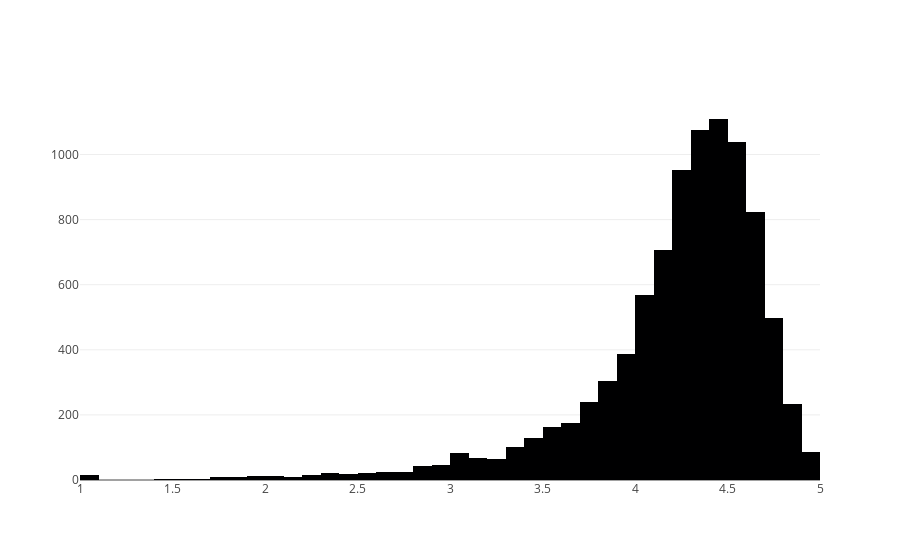

The code cell stored with this chart in its notebook:
### Code cell
data = [go.Histogram(
        x = df.Rating,
        xbins = {'start': 1, 'size': 0.1, 'end' :5}
)]

print('Average app rating = ', np.mean(df['Rating']))
plotly.offline.iplot(data, filename='overall_rating_distribution')

### Figure 1 — Plotly figure (JSON) as saved in the notebook; plotly's stock layout.template omitted (floating-point values rounded to 4 significant figures; data arrays with more than 128 entries replaced by an {"elided": "..."} marker saying what was removed)
{"data": [{"type": "histogram", "x": {"elided": "10840 float values"}, "xbins": {"end": 5, "size": 0.1, "start": 1}}], "layout": {}}
